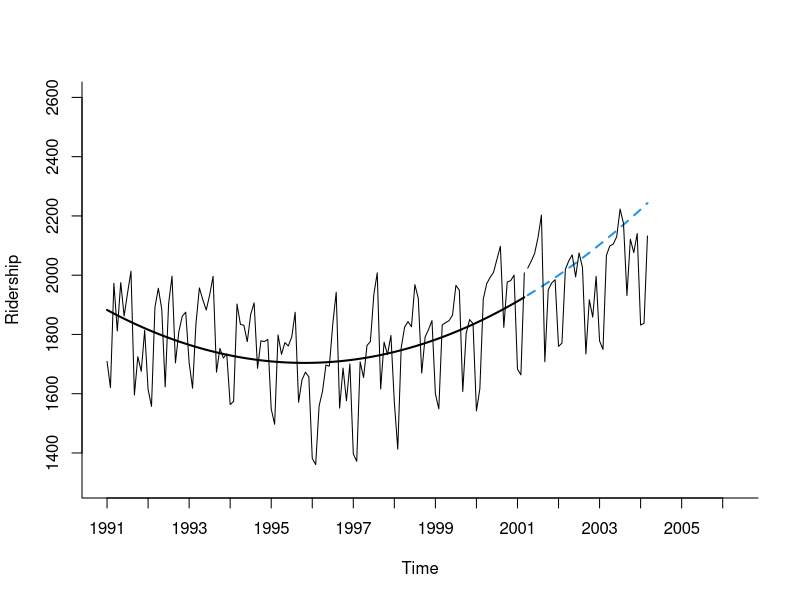
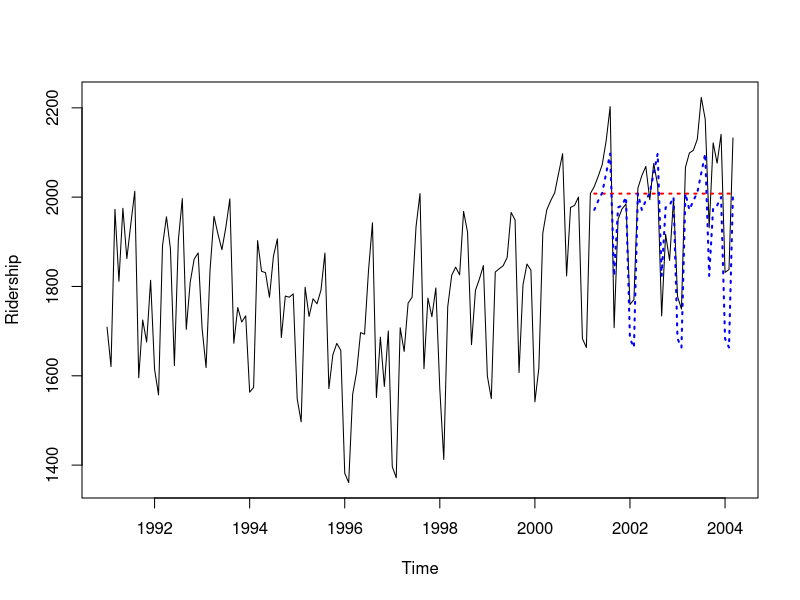
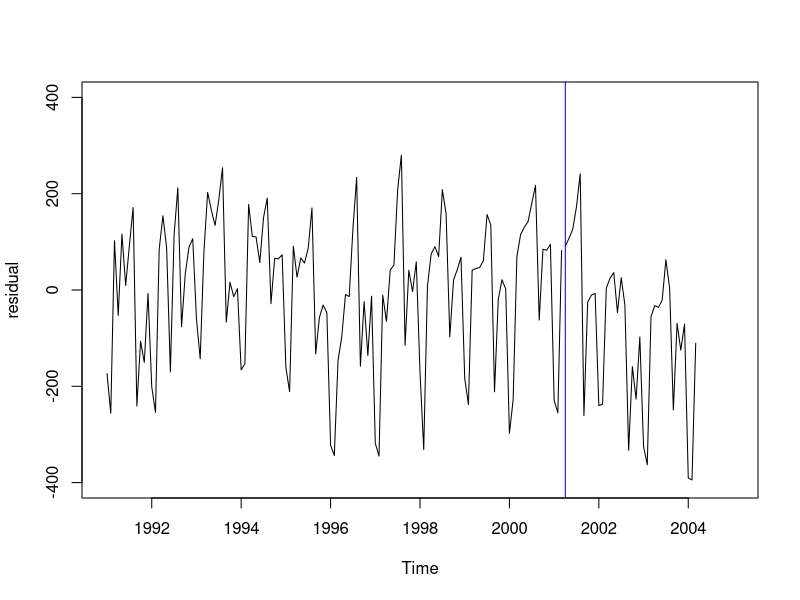
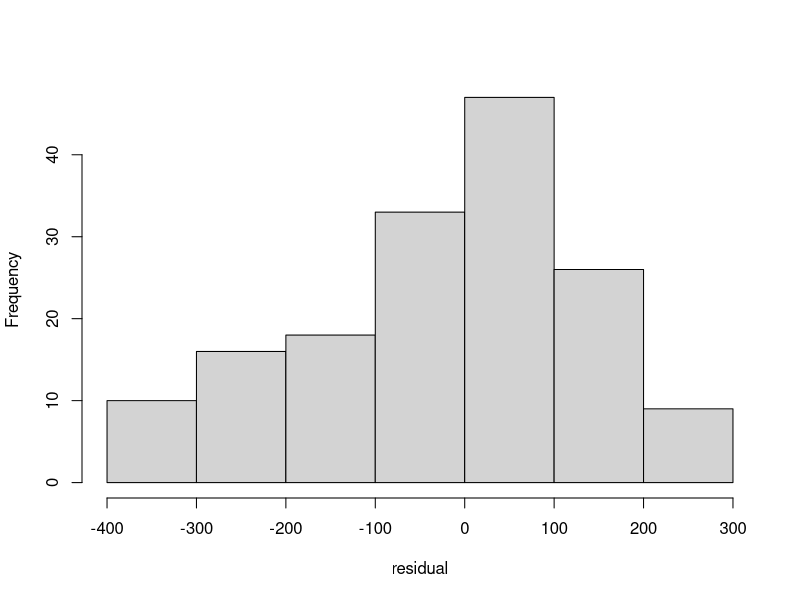
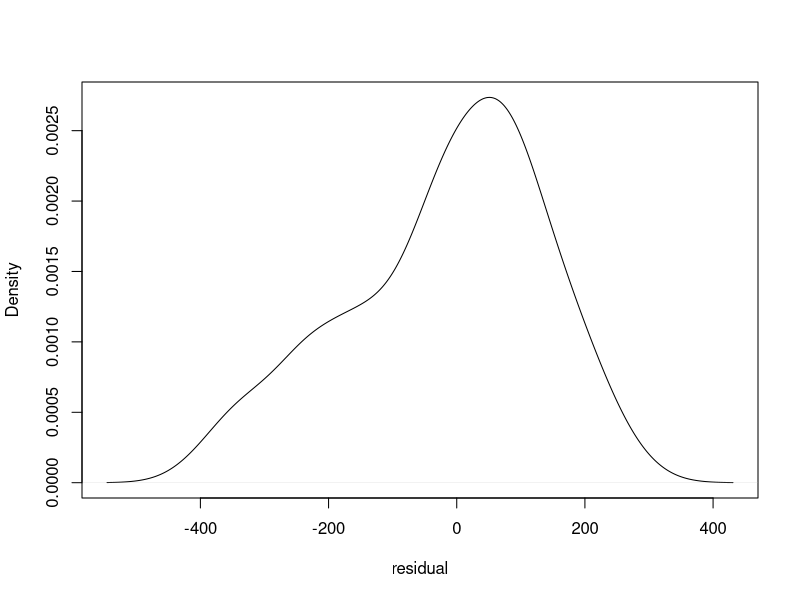
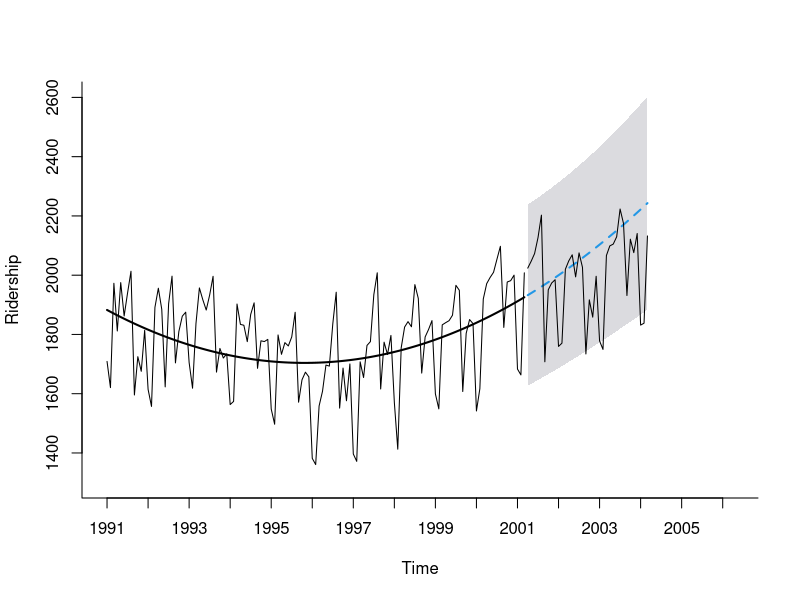
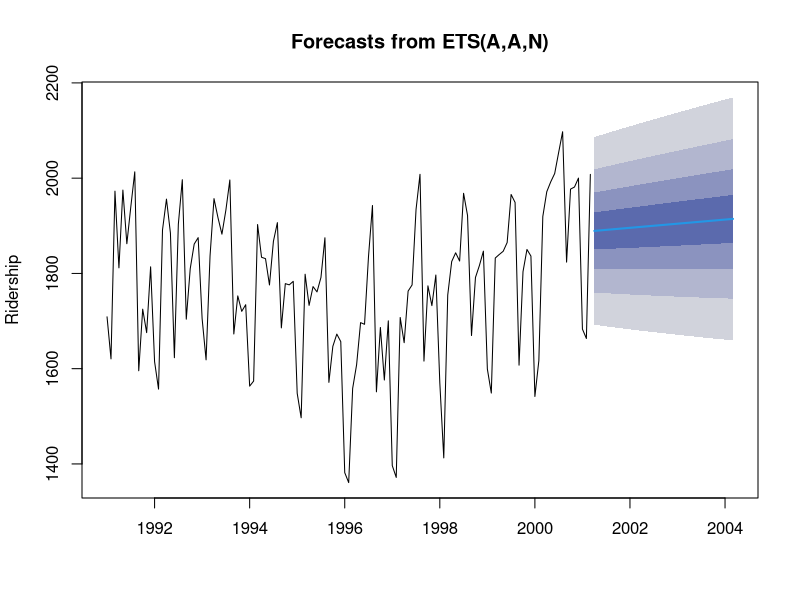

Write R code to recreate these figures, in order.
## ---- chunk 1
knitr::opts_chunk$set(echo = TRUE)
library(tidyverse)
library(forecast)
library(zoo)

setwd(getwd())
## ---- chunk 2
amtrak <- read.csv("data/Amtrak.csv") #read in data
amtrak.ts <- ts(amtrak$Ridership, start = c(1991, 1), end = c(2004, 3), frequency = 12)

nValid <- 36 #The length of our validation period in months
nTrain <- length(amtrak.ts) - nValid #The length of our training period

#Partition the data into training and validation periods
train.ts <- window(amtrak.ts, start = c(1991, 1),
                   end = c(1991, nTrain)) #we use nTrain to set the end of the window
valid.ts <- window(amtrak.ts, start = c(1991, nTrain + 1),
                   end = c(1991, nTrain + nValid))

#Run a regression on the training set
train.lm <- tslm(train.ts ~ trend + I(trend^2))

#Use the model to predict forward into the validation period
train.lm.pred <- forecast(train.lm, h = nValid, #we predict forward 36 periods
                          level = 0) #confidence level for prediction intervals

#Make a plot of the model and prediction
plot(train.lm.pred, ylim = c(1300, 2600), ylab = "Ridership", xlab = "Time", bty = "l",
     xaxt = "n", xlim = c(1991, 2006.25), main = "", flty = 2)
axis(1, at = seq(1991, 2006, 1), labels = format(seq(1991, 2006, 1)))
lines(train.lm$fitted, lwd = 2) #add the model line in the training period
lines(valid.ts) #add the lines for the validation period
## ---- chunk 3
naive.pred <- naive(train.ts, h = nValid)
snaive.pred <- snaive(train.ts, h = nValid)

plot(amtrak.ts, ylab = "Ridership", xlab = "Time")
lines(naive.pred$mean, lty = 3, lwd = 2, col = "red")
lines(snaive.pred$mean, lty = 3, lwd = 2, col = "blue")
## ---- chunk 4
accuracy(train.lm) #goodness of fit, i.e. fitted values against actual values
accuracy(train.lm.pred$mean, valid.ts) #accuracy stats for prediction
accuracy(naive.pred$mean, valid.ts) 
accuracy(snaive.pred$mean, valid.ts)
## ---- chunk 5
plot(train.lm$residuals, xlim = c(1991, 2005), ylim = c(-400, 400), ylab = "residual")
lines(valid.ts - train.lm.pred$mean)
abline(v = 2001.25, col = "blue")

hist(c(train.lm$residuals, #histogram combining train and validation errors
       valid.ts - train.lm.pred$mean),
     xlab = "residual", main = "")

plot(density(c(train.lm$residuals, #a pdf
               valid.ts - train.lm.pred$mean)),
     xlab = "residual", main = "")
## ---- chunk 6
# To plot a simple 95 percent prediction interval, we add 95 to the level argument in the 
# forecast function
level.lm.pred <- forecast(train.lm, h = nValid, level = 95)

# We can then recycle our earlier code
plot(level.lm.pred, ylim = c(1300, 2600), ylab = "Ridership", xlab = "Time", bty = "l",
     xaxt = "n", xlim = c(1991, 2006.25), main = "", flty = 2)
axis(1, at = seq(1991, 2006, 1), labels = format(seq(1991, 2006, 1)))
lines(train.lm$fitted, lwd = 2)
lines(valid.ts)
## ---- chunk 7
train.AAN <- ets(train.ts, model = "AAN")
train.AAN.pred <- forecast(train.AAN, h = nValid, level = c(0.2, 0.4, 0.6, 0.8))

plot(train.AAN.pred, ylab = "Ridership")
